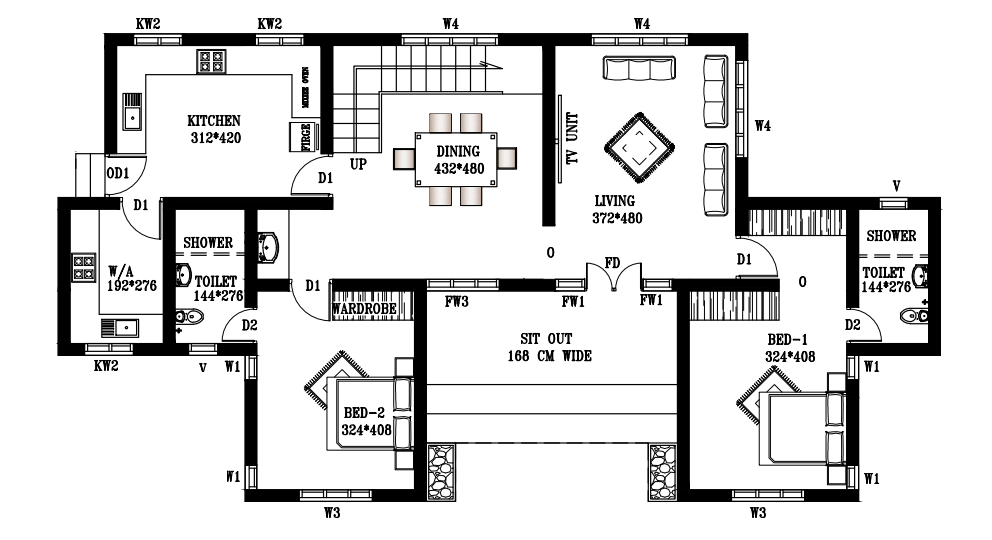
#> input picture Images/Examples/example.png, 1984 x 1080 px, found by its file name (shown at 1/2 size)
$ python detect_room.py
#> lines starting #> are read from the running program, lines starting #| are printed output that depends on the picture; after the words box and inside, x2 and y2 are one past the last pixel; in counts of white or black regions, pixels touching at a corner belong together
import cv2
import numpy as np

def preprocess_image(img):
    """
    Preprocess the input grayscale image by removing noise and enhancing contrast.

    Steps:
    1. Apply Gaussian blur to smooth the image.
    2. Use adaptive thresholding to binarize the image, making room detection more robust.

    :param img: Grayscale image.
    :return: Binary (thresholded) image.
    """
    blurred = cv2.GaussianBlur(img, (5, 5), 0)  # Smooth the image to reduce noise
    thresh = cv2.adaptiveThreshold(
        blurred, 255, cv2.ADAPTIVE_THRESH_GAUSSIAN_C,
        cv2.THRESH_BINARY_INV, 11, 2  # Adaptive thresholding with Gaussian method
    )
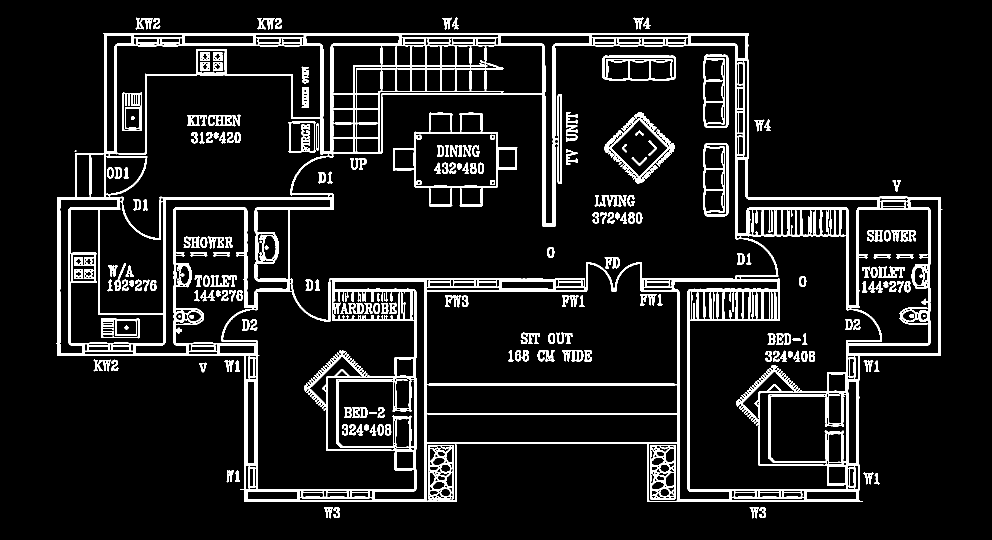
#> thresh: shape (1080, 1984) (shown at 1/2 size); 10.3% white; 206 white regions (5 under 20 px)
    return thresh


def find_rooms(
    img,
    noise_removal_threshold=1,
    corners_threshold=0.001,
    room_closing_max_length=10,
    gap_in_wall_threshold=500000,
):
    """
    Detect rooms in a grayscale floorplan image.

    Steps:
    1. Preprocess the image using adaptive thresholding.
    2. Remove small noise blobs.
    3. Detect corners using Harris Corner Detection.
    4. Close rooms by connecting nearby corners with lines.
    5. Identify and segment rooms using connected components.
    6. Assign random colors to each detected room for visualization.

    :param img: Grayscale image of rooms.
    :param noise_removal_threshold: Minimal area of blobs to be retained.
    :param corners_threshold: Threshold for detecting corners (0 to 1).
    :param room_closing_max_length: Max line length to close open doors.
    :param gap_in_wall_threshold: Minimum pixels to treat a region as a room.
    :return: rooms: List of numpy boolean masks for each detected room.
             colored_house: Colored version of the input image, where each room has a random color.
    """
    assert 0 <= corners_threshold <= 1

    # Step 1: Preprocess the image to binarize it
    thresh_img = preprocess_image(img)

    # Step 2: Remove small noise blobs
    img = remove_noise_blobs(thresh_img, noise_removal_threshold)

    # Step 3: Detect corners using Harris Corner Detection
    corners = detect_corners(img, corners_threshold)

    # Step 4: Close open rooms by connecting nearby corners
    img = close_open_rooms(img, corners, room_closing_max_length)

    # Step 5: Identify connected components to segment rooms
    rooms, img_colored = segment_rooms(img, gap_in_wall_threshold)

    return rooms, img_colored


def remove_noise_blobs(thresh_img, noise_removal_threshold):
#> called with noise_removal_threshold = 1
    contours, _ = cv2.findContours(thresh_img, cv2.RETR_EXTERNAL, cv2.CHAIN_APPROX_SIMPLE)
#> contours = 29 contours, 2 with area under 20; largest, box (x1, y1, x2, y2) and area: (113, 66, 1883, 1004) 1301818, (271, 35, 306, 59) 392, (515, 36, 549, 59) 387, (187, 719, 222, 743) 358, (1509, 239, 1529, 263) 207
    mask = np.zeros_like(thresh_img)  # Create a blank mask
    for contour in contours:
        area = cv2.contourArea(contour)
        if area > noise_removal_threshold:  # Keep only large blobs
            cv2.fillPoly(mask, [contour], 255)
#> this loop made 29 passes
#> area on passes 1 to 12: 137.5, 200, 135.5, 200, 92.5, 205, 101, 176, 112.5, 95, 202.5, 103.5
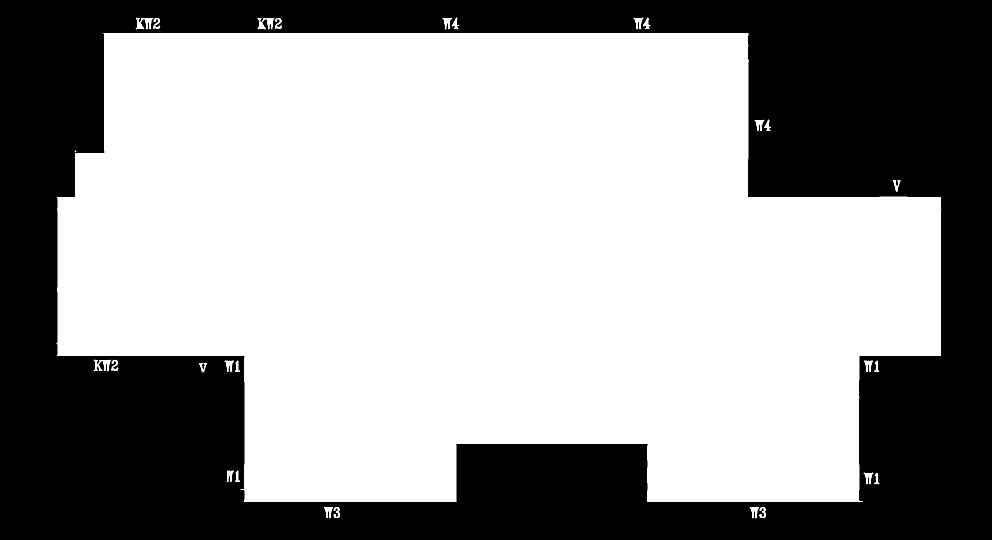
#> mask: shape (1080, 1984) (shown at 1/2 size); 61.2% white; 1 black region, box (x1, y1, x2, y2) and area: (0, 0, 1984, 1080) 832180
    return mask


def detect_corners(img, corners_threshold):
#> called with corners_threshold = 0.001
    dst = cv2.cornerHarris(img, 2, 3, 0.04)
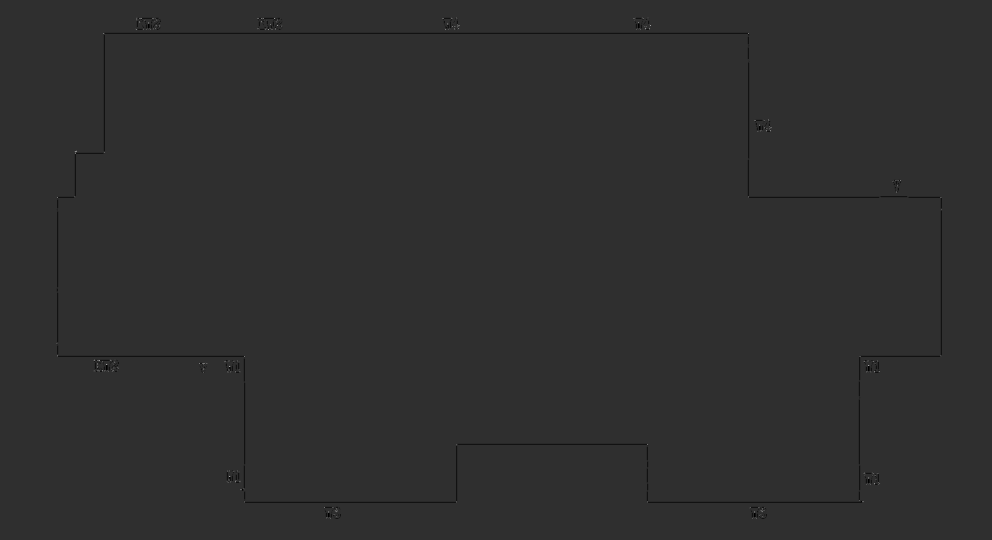
#> dst: shape (1080, 1984) float32 (shown at 1/2 size); min -0.04, max 0.175, mean -0.000164; drawn with min black and max white
    dst = cv2.dilate(dst, None)  # Dilate to make corners more visible
    return dst > corners_threshold * dst.max()
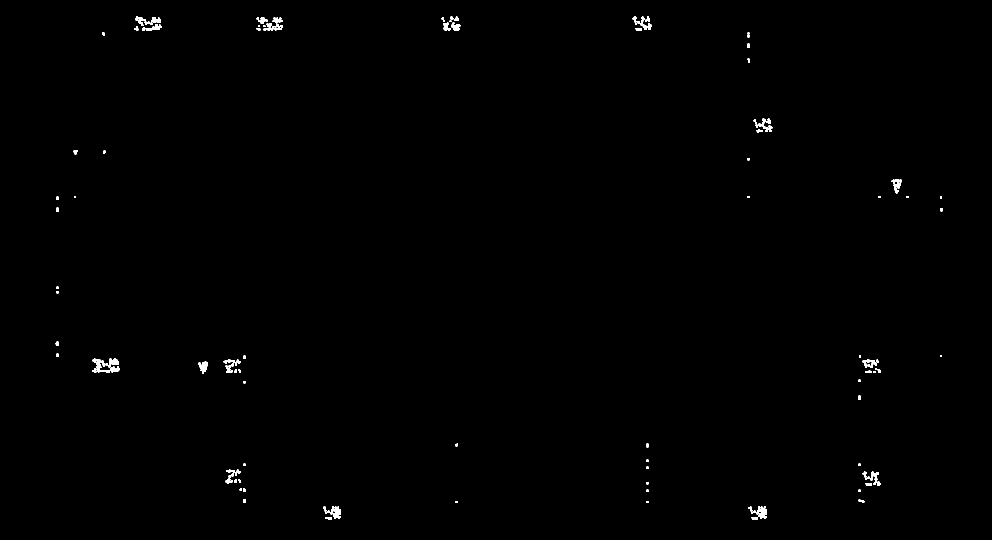
#> returned value: shape (1080, 1984) bool (shown at 1/2 size); 0.36% white; 141 white regions (31 under 20 px), largest, box (x1, y1, x2, y2) and area: (661, 1013, 682, 1038) 342, (1514, 1013, 1534, 1038) 302, (397, 723, 416, 748) 271


def close_open_rooms(img, corners, room_closing_max_length):
#> called with room_closing_max_length = 10
    for y, row in enumerate(corners):
        x_same_y = np.argwhere(row)
        for x1, x2 in zip(x_same_y[:-1], x_same_y[1:]):
            if x2[0] - x1[0] < room_closing_max_length:
                cv2.line(img, (x1[0], y), (x2[0], y), 255, 1)
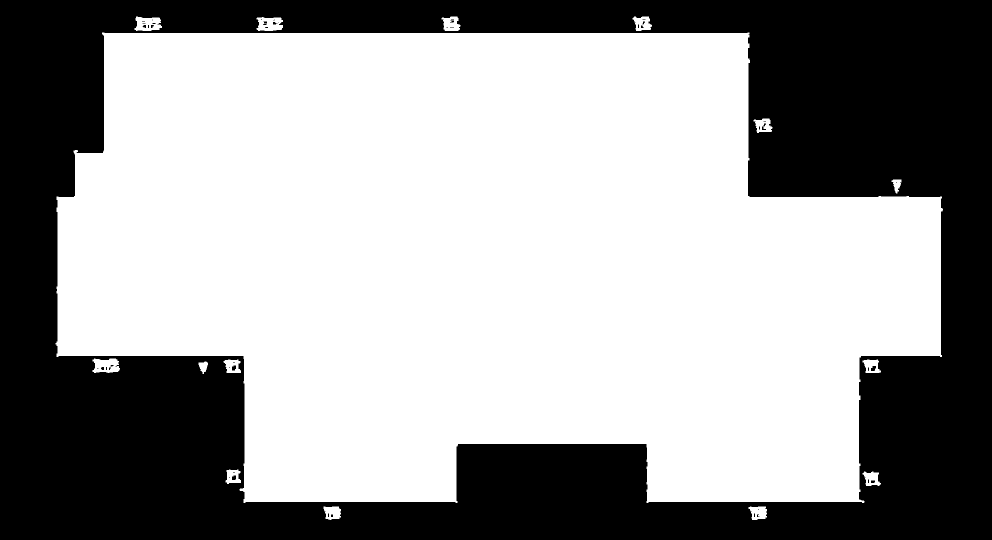
#> img: shape (1080, 1984) (shown at 1/2 size); 61.4% white; 47 black regions (34 under 20 px), largest, box (x1, y1, x2, y2) and area: (0, 0, 1984, 1080) 826198, (1742, 732, 1752, 742) 77, (464, 731, 472, 741) 68

    for x, col in enumerate(corners.T):
        y_same_x = np.argwhere(col)
        for y1, y2 in zip(y_same_x[:-1], y_same_x[1:]):
            if y2[0] - y1[0] < room_closing_max_length:
                cv2.line(img, (x, y1[0]), (x, y2[0]), 255, 1)
#> img: shape (1080, 1984); 61.4% white; 38 black regions (32 under 20 px), largest, box (x1, y1, x2, y2) and area: (0, 0, 1984, 1080) 825961, (1744, 732, 1750, 742) 55, (466, 731, 470, 741) 38, (466, 951, 470, 960) 34, (1744, 961, 1749, 966) 24, (287, 50, 291, 56) 21
    return img


def segment_rooms(img, gap_in_wall_threshold):
#> called with gap_in_wall_threshold = 500000
    _, labels = cv2.connectedComponents(img)
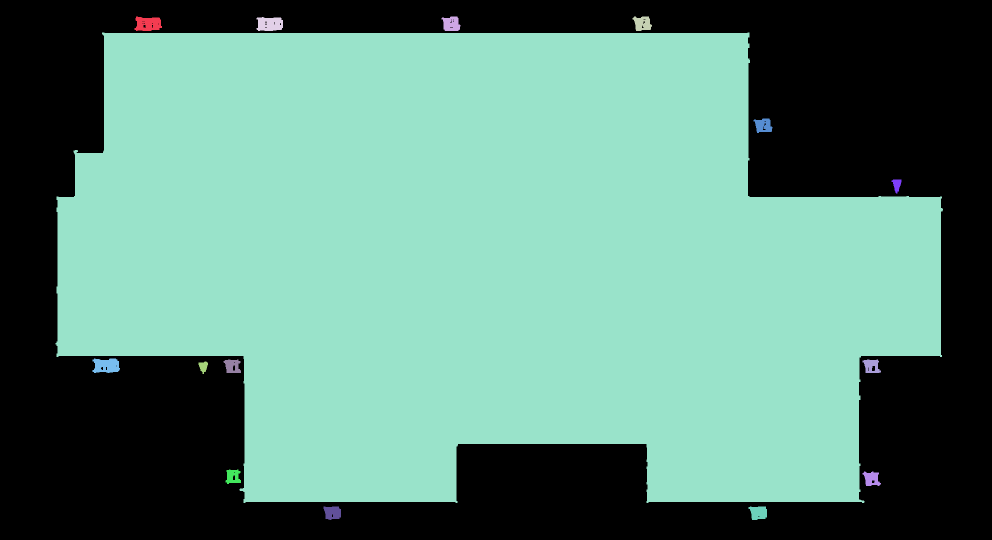
#> labels: shape (1080, 1984) int32 (shown at 1/2 size); 16 distinct labels, from 0 to 15; one colour per label, 0 black
    img_colored = cv2.cvtColor(img, cv2.COLOR_GRAY2BGR)  # Convert to color image for visualization
    unique_labels = np.unique(labels)
#> unique_labels = [0, 1, 2, 3, 4, 5, 6, 7, 8, 9, 10, 11, 12, 13, 14, 15]
    rooms = []

    for label in unique_labels:
        if label == 0:  # Skip the background
            continue
        component = labels == label
        if np.count_nonzero(component) < gap_in_wall_threshold:  # Skip small areas
            continue
        rooms.append(component)
        rng = np.random.default_rng(seed=42)
        color = rng.integers(0, 255, size=3).tolist()  # Generate random color
        img_colored[component] = color
#> this loop made 16 passes
#> color on pass 6: [22, 197, 166]
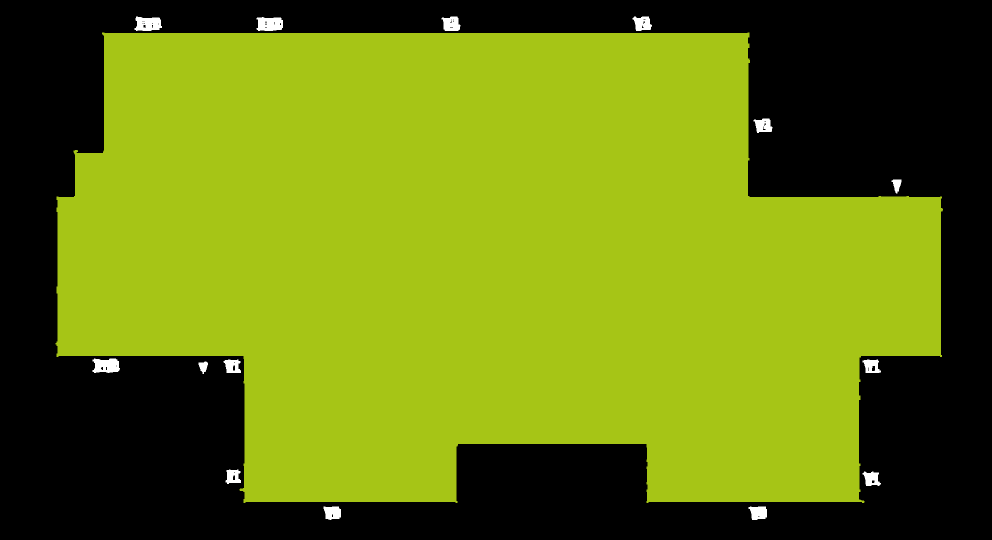
#> img_colored: shape (1080, 1984, 3) (shown at 1/2 size); mean B, G, R 14.7, 121.3, 102.4
#> after the loop, rooms = 1 item

    return rooms, img_colored


# Example usage
import os

# Load the input image paths
example_img_path = "/mnt/data/example.png"

# Read the images in grayscale
example_img = cv2.imread(example_img_path, cv2.IMREAD_GRAYSCALE)

# Process the first image
rooms1, colored_house1 = find_rooms(example_img)
#> rooms1 = 1 item
cv2.imshow("Rooms in Example Image", colored_house1)

cv2.waitKey(0)
cv2.destroyAllWindows()
